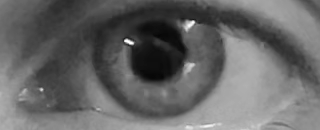
#> input picture data/reference/roi_A_gray.png, 320 x 130 px
$ jupyter execute modulo4.ipynb
#> lines starting #> are read from the running program, lines starting #| are printed output that depends on the picture
[cell 1]
import cv2
import numpy as np
import matplotlib.pyplot as plt
import pandas as pd
import heapq
from collections import Counter
from skimage.feature import graycomatrix, graycoprops
from skimage.metrics import (peak_signal_noise_ratio, structural_similarity)

[cell 2]
ROI_PATH = "../data/reference/roi_A_gray.png"
ROI_RGB_PATH = "../data/reference/roi_A_rgb.png"

roi_gray = cv2.imread(ROI_PATH, cv2.IMREAD_GRAYSCALE)
#> roi_gray is the input picture: shape (130, 320); min 5, max 255, mean 102.1
roi_bgr = cv2.imread(ROI_RGB_PATH)
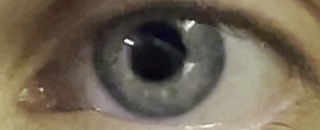
#> input picture data/reference/roi_A_rgb.png, 320 x 130 px
#> roi_bgr is the input picture: shape (130, 320, 3); mean B, G, R 83.9, 100.8, 111.6

if roi_gray is None or roi_bgr is None:
    raise RuntimeError("No se pudieron cargar las imágenes. Revisá las rutas.")

roi_rgb = cv2.cvtColor(roi_bgr, cv2.COLOR_BGR2RGB)

fig, axes = plt.subplots(1, 2, figsize=(10, 4))

axes[0].imshow(roi_gray, cmap="gray", vmin=0, vmax=255)
axes[0].set_title("ROI original en gris")

axes[1].imshow(roi_rgb)
axes[1].set_title("ROI original en RGB")

for ax in axes:
    ax.axis("off")

plt.tight_layout()
plt.show()
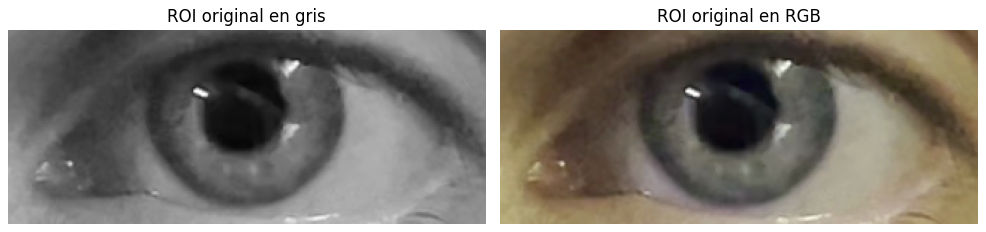
#> figure drawn by matplotlib, 2 panels

print("Dimensiones ROI gris:", roi_gray.shape)
#| Dimensiones ROI gris: (130, 320)
print("Dimensiones ROI RGB:", roi_rgb.shape)
#| Dimensiones ROI RGB: (130, 320, 3)

Se aplica el algoritmo de Huffman a las regiones de interés (ROI) en escala de grises y en color RGB. Este método de compresión sin pérdida asigna códigos binarios de longitud variable a los valores de píxel según su frecuencia de aparición, utilizando códigos más cortos para los valores más frecuentes. De esta forma se aprovecha que algunos valores de píxel aparecen más que otros para representarlos con menos bits.

[cell 3]
def huffman_codificar(imagen):
    datos = np.asarray(imagen, dtype=np.uint8).ravel()
    frecuencias = Counter(datos.tolist())

    heap = []
    contador = 0

    for simbolo, frecuencia in frecuencias.items():
        heapq.heappush(heap, (frecuencia, contador, simbolo))
        contador += 1

    # Caso especial: todos los píxeles tienen el mismo valor
    if len(heap) == 1:
        codigos = {heap[0][2]: "0"}

    else:
        while len(heap) > 1:
            f1, _, n1 = heapq.heappop(heap)
            f2, _, n2 = heapq.heappop(heap)

            nodo = (n1, n2)
            heapq.heappush(heap, (f1 + f2, contador, nodo))
            contador += 1

        raiz = heap[0][2]
        codigos = {}

        def construir_codigos(nodo, prefijo=""):
            if isinstance(nodo, int):
                codigos[nodo] = prefijo or "0"
            else:
                izquierda, derecha = nodo
                construir_codigos(izquierda, prefijo + "0")
                construir_codigos(derecha, prefijo + "1")

        construir_codigos(raiz)

    bits = "".join(codigos[int(valor)] for valor in datos)

    return bits, codigos, frecuencias

[cell 4]
def huffman_decodificar(bits, codigos, forma):
    # Invertir el diccionario: código binario -> valor de píxel
    decodigos = {codigo: simbolo for simbolo, codigo in codigos.items()}

    datos = []
    codigo_actual = ""

    for bit in bits:
        codigo_actual += bit

        if codigo_actual in decodigos:
            datos.append(decodigos[codigo_actual])
            codigo_actual = ""

    if codigo_actual:
        raise ValueError("La secuencia binaria no se pudo decodificar por completo.")

    # Recuperar las dimensiones originales
    imagen_recuperada = np.array(datos, dtype=np.uint8).reshape(forma)

    return imagen_recuperada

[cell 5]
imagenes = {
    "ROI gris": roi_gray,
    "ROI RGB": roi_rgb
}

resultados_huffman = {}

for nombre, imagen in imagenes.items():

    # 1. Codificación
    bits, codigos, frecuencias = huffman_codificar(imagen)

    # 2. Decodificación
    reconstruida = huffman_decodificar(
        bits, codigos, imagen.shape
    )

    # 3. Tamaños
    bits_originales = imagen.size * 8
    bits_codificados = len(bits)

    # Bytes necesarios para almacenar el flujo binario empaquetado
    bytes_comprimidos = (bits_codificados + 7) // 8
    bits_empaquetados = bytes_comprimidos * 8

    # Métricas sin contar el diccionario ni otros metadatos
    reduccion = 100 * (1 - bits_codificados / bits_originales)
    ratio = bits_originales / bits_codificados

    # 4. Verificar que sea una compresión sin pérdida
    error_maximo = np.max(
        np.abs(imagen.astype(np.int16) -
               reconstruida.astype(np.int16))
    )

    resultados_huffman[nombre] = {
        "original": imagen,
        "reconstruida": reconstruida,
        "bits": bits,
        "codigos": codigos,
        "frecuencias": frecuencias
    }

    # 5. Mostrar imágenes
    fig, axes = plt.subplots(1, 2, figsize=(10, 4))

    if imagen.ndim == 2:
        axes[0].imshow(imagen, cmap="gray", vmin=0, vmax=255)
        axes[1].imshow(reconstruida, cmap="gray", vmin=0, vmax=255)
    else:
        axes[0].imshow(imagen)
        axes[1].imshow(reconstruida)

    axes[0].set_title(f"{nombre} original")
    axes[1].set_title(f"{nombre} reconstruida")

    for ax in axes:
        ax.axis("off")

    plt.tight_layout()
    plt.show()
#> this loop made 2 passes
#> (nombre, bits_originales, bits_codificados, bytes_comprimidos) on pass 1: ('ROI gris', 332800, 305918, 38240)
#> pass 1, `plt.show()`:
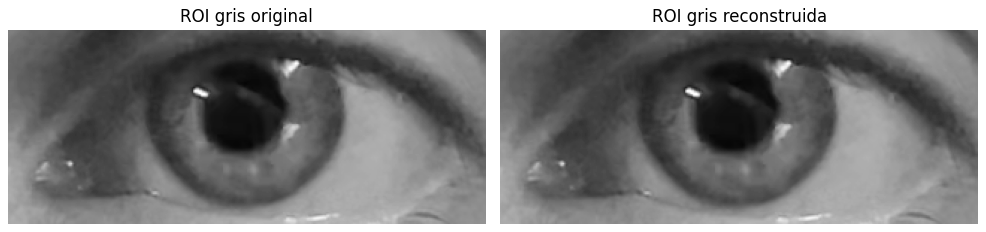
#> figure drawn by matplotlib, 2 panels
#> pass 2, `plt.show()`:
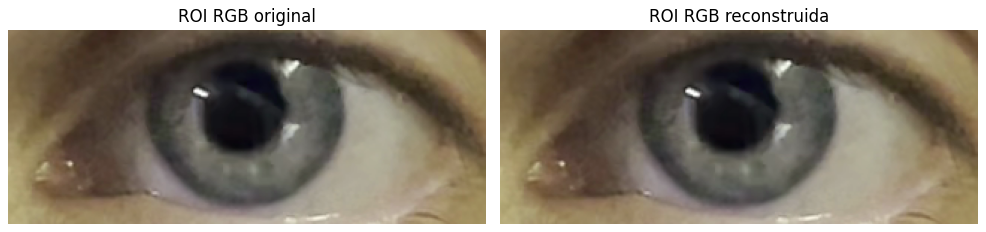
#> figure drawn by matplotlib, 2 panels

Mostramos la información del algoritmo y lo que logró reducir y comprimir

[cell 6]
imagenes = {"ROI gris": roi_gray,"ROI RGB": roi_rgb}

for nombre, imagen in imagenes.items():
    print(f"\n--- {nombre} ---")
    print(f"Dimensiones: {imagen.shape}")
    print(f"Valores de píxel distintos: {len(frecuencias)}")
    print(f"Bits originales: {bits_originales:,}")
    print(f"Bits codificados: {bits_codificados:,}")
    print(f"Bytes del flujo empaquetado: {bytes_comprimidos:,}")
    print(f"Reducción teórica: {reduccion:.2f}%")
    print(f"Ratio de compresión: {ratio:.3f}:1")
    print(f"Error máximo de reconstrucción: {error_maximo}")
    print(f"¿Reconstrucción idéntica?: {np.array_equal(imagen, reconstruida)}")
#> this loop made 2 passes
#> nombre on passes 1 to 2: 'ROI gris', 'ROI RGB'
#> (printed output is left out)

El algoritmo de Huffman permite comprimir la información de una imagen sin pérdida, asignando códigos binarios de longitud variable según la frecuencia de aparición de los valores de píxel. De esta manera, es posible reducir la cantidad de bits necesarios para representar la imagen sin modificar su contenido visual. Al decodificar los datos comprimidos, se recupera la imagen original exactamente. La eficiencia del método depende de la distribución de los valores de píxel, por lo que la reducción obtenida puede variar entre la ROI en escala de grises y la ROI en color RGB.
En la ejecución obtenida, la reducción teórica fue del 8,08 % para la imagen denominada ROI gris y del 9,86 % para la ROI RGB. Estos porcentajes corresponden a la cantidad de bits de los códigos generados, sin incluir la información adicional necesaria para almacenar el árbol de Huffman y reconstruir la imagen.

Ahora aplicamos RLE en dos direcciones de recorrido (izquierda y derecha)

RLE también es un método de compresión sin pérdida que aprovecha la aparición consecutiva de valores iguales. En lugar de almacenar cada valor de píxel por separado, guarda el valor y la cantidad de veces que se repite.

Trabajamos con la ROI en escala de grises para que cada píxel tenga un único valor entre 0 y 255. Esta función codifica y decodifica los datos, y después la reutilizamos en ambos recorridos

[cell 7]
# ROI que vamos a comprimir
imagen = roi_gray.astype(np.uint8)

def rle_codificar_horizontal(imagen):
    codificacion = []

    for fila in imagen:
        if len(fila) == 0:
            continue

        valor_actual = int(fila[0])
        longitud = 1

        for valor in fila[1:]:
            valor = int(valor)

            if valor == valor_actual:
                longitud += 1
            else:
                codificacion.append((valor_actual, longitud))
                valor_actual = valor
                longitud = 1

        codificacion.append((valor_actual, longitud))
#> this loop made 130 passes

    return codificacion


def rle_codificar_vertical(imagen):
    codificacion = []

    for columna in imagen.T:
        if len(columna) == 0:
            continue

        valor_actual = int(columna[0])
        longitud = 1

        for valor in columna[1:]:
            valor = int(valor)

            if valor == valor_actual:
                longitud += 1
            else:
                codificacion.append((valor_actual, longitud))
                valor_actual = valor
                longitud = 1

        codificacion.append((valor_actual, longitud))

    return codificacion


def rle_decodificar_horizontal(codificacion, forma):
#> called with forma = (130, 320)
    alto, ancho = forma
    datos = np.zeros(alto * ancho, dtype=np.uint8)
    indice = 0

    for valor, longitud in codificacion:
        datos[indice:indice + longitud] = valor
        indice += longitud
#> this loop made 32236 passes
#> (valor, longitud) on passes 1 to 3: (127, 3), (126, 1), (125, 1)

    return datos.reshape(forma)


def rle_decodificar_vertical(codificacion, forma):
    alto, ancho = forma
    datos = np.zeros(alto * ancho, dtype=np.uint8)
    indice = 0

    for valor, longitud in codificacion:
        datos[indice:indice + longitud] = valor
        indice += longitud

    # El flujo se guardó columna por columna
    return datos.reshape(ancho, alto).T

RLE horizontal: recorremos la imagen fila por fila

[cell 8]
# Codificar horizontalmente
rle_horizontal = rle_codificar_horizontal(imagen)

# Reconstruir la imagen
reconstruida_horizontal = rle_decodificar_horizontal(
    rle_horizontal, imagen.shape
)

# Calcular métricas
pixeles_originales = imagen.size
bytes_originales = imagen.nbytes
cantidad_corridas_h = len(rle_horizontal)

# Estimación: 1 byte por valor + 4 bytes por longitud
bytes_rle_h = cantidad_corridas_h * 5

reduccion_h = 100 * (1 - bytes_rle_h / bytes_originales)
if bytes_rle_h > 0:
    ratio_h = bytes_originales / bytes_rle_h
else:
    ratio_h = float("inf")

# Visualizar original y reconstruida
fig, axes = plt.subplots(1, 2, figsize=(10, 4))

axes[0].imshow(imagen, cmap="gray", vmin=0, vmax=255)
axes[0].set_title("ROI original")

axes[1].imshow(
    reconstruida_horizontal, cmap="gray", vmin=0, vmax=255
)
axes[1].set_title("ROI reconstruida - RLE horizontal")

for ax in axes:
    ax.axis("off")
#> this loop made 2 passes

plt.tight_layout()
plt.show()

print("Corridas horizontales:", cantidad_corridas_h)
#| Corridas horizontales: 32236
print("Primeras 15 corridas:", rle_horizontal[:15])
#| Primeras 15 corridas: [(127, 3), (126, 1), (125, 1), (123, 1), (121, 1), (119, 1), (116, 1), (114, 1), (113, 1), (112, 1), (110, 1), (108, 1), (105, 1), (103, 1), (104, 9)]
print("Tamaño original:", bytes_originales, "bytes")
#| Tamaño original: 41600 bytes
print("Tamaño RLE estimado:", bytes_rle_h, "bytes")
#| Tamaño RLE estimado: 161180 bytes
print(f"Reducción estimada: {reduccion_h:.2f}%")
#| Reducción estimada: -287.45%
print(f"Ratio de compresión: {ratio_h:.3f}:1")
#| Ratio de compresión: 0.258:1
print(
    "¿Reconstrucción idéntica?:",
    np.array_equal(imagen, reconstruida_horizontal)
)
#| ¿Reconstrucción idéntica?: True

RLE vertical: recorremos la imagen columna por columna

[cell 9]
# Codificar verticalmente
rle_vertical = rle_codificar_vertical(imagen)

# Reconstruir la imagen
reconstruida_vertical = rle_decodificar_vertical(
    rle_vertical, imagen.shape
)
#> the loop in rle_decodificar_vertical, `for valor, longitud in codificacion:` made 33281 passes
#> (valor, longitud) on passes 1 to 3: (127, 3), (124, 2), (122, 1)

# Calcular métricas
cantidad_corridas_v = len(rle_vertical)

# Estimación: 1 byte por valor + 4 bytes por longitud
bytes_rle_v = cantidad_corridas_v * 5

reduccion_v = 100 * (1 - bytes_rle_v / bytes_originales)
if bytes_rle_v > 0:
    ratio_v = bytes_originales / bytes_rle_v
else:
    ratio_v = float("inf")

# Visualizar original y reconstruida
fig, axes = plt.subplots(1, 2, figsize=(10, 4))

axes[0].imshow(imagen, cmap="gray", vmin=0, vmax=255)
axes[0].set_title("ROI original")

axes[1].imshow(
    reconstruida_vertical, cmap="gray", vmin=0, vmax=255
)
axes[1].set_title("ROI reconstruida - RLE vertical")

for ax in axes:
    ax.axis("off")

plt.tight_layout()
plt.show()

print("Corridas verticales:", cantidad_corridas_v)
#| Corridas verticales: 33281
print("Primeras 15 corridas:", rle_vertical[:15])
#| Primeras 15 corridas: [(127, 3), (124, 2), (122, 1), (119, 1), (118, 1), (115, 1), (114, 1), (113, 1), (115, 3), (113, 1), (111, 2), (110, 2), (109, 1), (107, 2), (108, 1)]
print("Tamaño original:", bytes_originales, "bytes")
#| Tamaño original: 41600 bytes
print("Tamaño RLE estimado:", bytes_rle_v, "bytes")
#| Tamaño RLE estimado: 166405 bytes
print(f"Reducción estimada: {reduccion_v:.2f}%")
#| Reducción estimada: -300.01%
print(f"Ratio de compresión: {ratio_v:.3f}:1")
#| Ratio de compresión: 0.250:1
print(
    "¿Reconstrucción idéntica?:",
    np.array_equal(imagen, reconstruida_vertical)
)
#| ¿Reconstrucción idéntica?: True

Ahora comparamos los resultados obtenidos por ambos recorridos

[cell 10]
df_rle = pd.DataFrame({
    "Método": ["RLE horizontal", "RLE vertical"],
    "Cantidad de corridas": [
        cantidad_corridas_h, cantidad_corridas_v
    ],
    "Tamaño original (bytes)": [
        bytes_originales, bytes_originales
    ],
    "Tamaño RLE estimado (bytes)": [
        bytes_rle_h, bytes_rle_v
    ],
    "Reducción estimada (%)": [
        reduccion_h, reduccion_v
    ],
    "Reconstrucción exacta": [
        np.array_equal(imagen, reconstruida_horizontal),
        np.array_equal(imagen, reconstruida_vertical)
    ]
})

display(df_rle.round(2))

En ambos casos, la reconstrucción es exacta (True), lo que confirma que RLE es un método de compresión sin pérdida. Sin embargo, el tamaño estimado de los datos codificados es considerablemente mayor que el de la imagen original: pasa de 41.600 bytes a 161.180 bytes para el recorrido horizontal y a 166.405 bytes para el vertical. Esto suscede porque la imagen contiene pocos píxeles consecutivos con valores idénticos, por lo que se generan muchas corridas. Como cada corrida requiere almacenar tanto el valor del píxel como la longitud de la secuencia, la información adicional supera el ahorro obtenido al agrupar píxeles repetidos.
El recorrido horizontal resulta ligeramente más eficiente ya que el aumento es menor, aunque la diferencia no es suficiente para que el método consiga comprimir la imagen.

Luego, haremos una compresión por JPEG, un algortimo de compresión con pérdida, a comparación de los dos métodos anteriores. JPEG reduce el tamaño de la imagen descartando parte de la información visual. Al variar el factor de calidad Q, vamos a poder observar cómo cambia la apariencia de la ROI del ojo

[cell 11]
# Imagen original en RGB
imagen_original = roi_rgb

# Factores de calidad solicitados
calidades = [90, 50, 10, 5]

# Diccionarios para guardar los resultados
imagenes_jpeg = {}
archivos_jpeg = {}
resultados_jpeg = []

# Convertir de RGB a BGR para OpenCV
imagen_bgr = cv2.cvtColor(
    imagen_original, cv2.COLOR_RGB2BGR
)

for Q in calidades:

    # Comprimir la imagen en formato JPEG
    exito, buffer = cv2.imencode(
        ".jpg",
        imagen_bgr,
        [cv2.IMWRITE_JPEG_QUALITY, Q]
    )

    if not exito:
        raise RuntimeError(f"No se pudo comprimir con Q={Q}")

    # Guardar los bytes reales del archivo JPEG en memoria
    archivos_jpeg[Q] = buffer.tobytes()

    # Reconstruir la imagen a partir del JPEG codificado
    imagen_decodificada = cv2.imdecode(
        buffer, cv2.IMREAD_COLOR
    )

    imagen_rgb = cv2.cvtColor(
        imagen_decodificada, cv2.COLOR_BGR2RGB
    )

    imagenes_jpeg[Q] = imagen_rgb

    # Calcular métricas de calidad y tamaño
    tamano_original = len(
        cv2.imencode(".png", imagen_bgr)[1]
    )
    tamano_jpeg = len(archivos_jpeg[Q])

    error_medio = np.mean(
        np.abs(
            imagen_original.astype(np.float32)
            - imagen_rgb.astype(np.float32)
        )
    )

    reduccion = 100 * (
        1 - tamano_jpeg / tamano_original
    )

    resultados_jpeg.append({
        "Calidad JPEG": Q,
        "Tamaño JPEG (bytes)": tamano_jpeg,
        "Tamaño PNG de referencia (bytes)": tamano_original,
        "Reducción respecto a PNG (%)": reduccion,
        "Error absoluto medio": error_medio
    })

print("Compresión JPEG completada.")

[cell 12]
fig, axes = plt.subplots(1, 5, figsize=(18, 5))

axes[0].imshow(imagen_original)
axes[0].set_title("Original", fontsize=12)
axes[0].axis("off")

for ax, Q in zip(axes[1:], calidades):
    ax.imshow(imagenes_jpeg[Q])
    ax.set_title(f"JPEG - Q={Q}", fontsize=12)
    ax.axis("off")
#> this loop made 4 passes
#> Q on passes 1 to 4: 90, 50, 10, 5

plt.suptitle(
    "Comparación visual de la compresión JPEG",
    fontsize=15
)
plt.tight_layout()
plt.show()
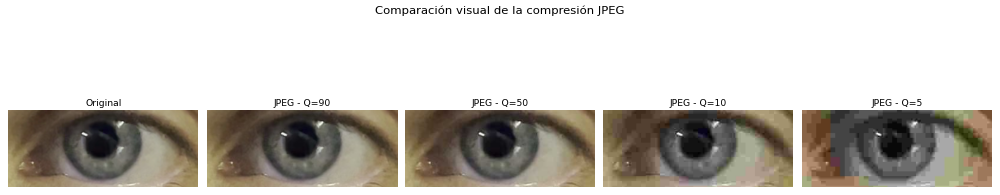
#> figure drawn by matplotlib, 5 panels

[cell 13]
df_jpeg = pd.DataFrame(resultados_jpeg)

display(df_jpeg.round(3))

# Gráfico del tamaño de cada archivo JPEG
plt.figure(figsize=(8, 4))
plt.bar(
    [str(Q) for Q in calidades],
    [len(archivos_jpeg[Q]) for Q in calidades]
)
plt.xlabel("Calidad JPEG (Q)")
plt.ylabel("Tamaño del archivo (bytes)")
plt.title("Tamaño del archivo según la calidad JPEG")
plt.tight_layout()
plt.show()
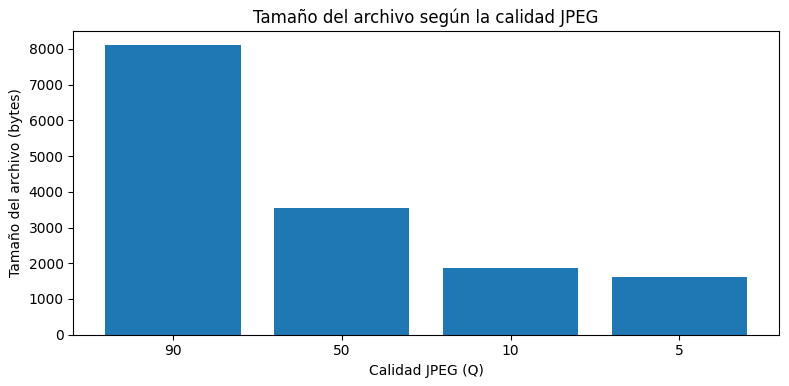
#> figure drawn by matplotlib, 1 panel; tallest bar 8100 high, from x = -0.4 to 0.4

Por lo tanto, podemos observar que a medida que Q disminuye, disminuye la calidad visual a medida que la compresión se intensifica.
Q = 90 presenta una mayor calidad visual y, normalmente, menor pérdida de detalles.
Q = 50 presenta una compresión más intensa, con pocas diferencias visibles.
Q = 10 ya presenta una pérdida de detalles más pronunciada y posibles artefactos.
Q = 5, por último, posee una compresión muy intensa, que puede producir bloques y distorsiones visibles.

En síntesis, a diferencia de Huffman y RLE, JPEG es un método de compresión con pérdida, por lo que la imagen reconstruida no es idéntica a la original. La comparación entre las calidades evaluadas (Q=90, 50, 10, 5) permite analizar el compromiso entre el ahorro de espacio y la conservación de los detalles de la ROI del ojo, especialmente en los bordes de la pupila y el iris.

[cell 14]
# Imagen original: un canal, 8 bits por píxel
original = roi_gray.astype(np.uint8)

alto, ancho = original.shape
bytes_originales = original.nbytes

# 1. Huffman
bits_h, codigos_h, frecuencias_h = huffman_codificar(original)
#> (the rest of the program and of its run is left out)
